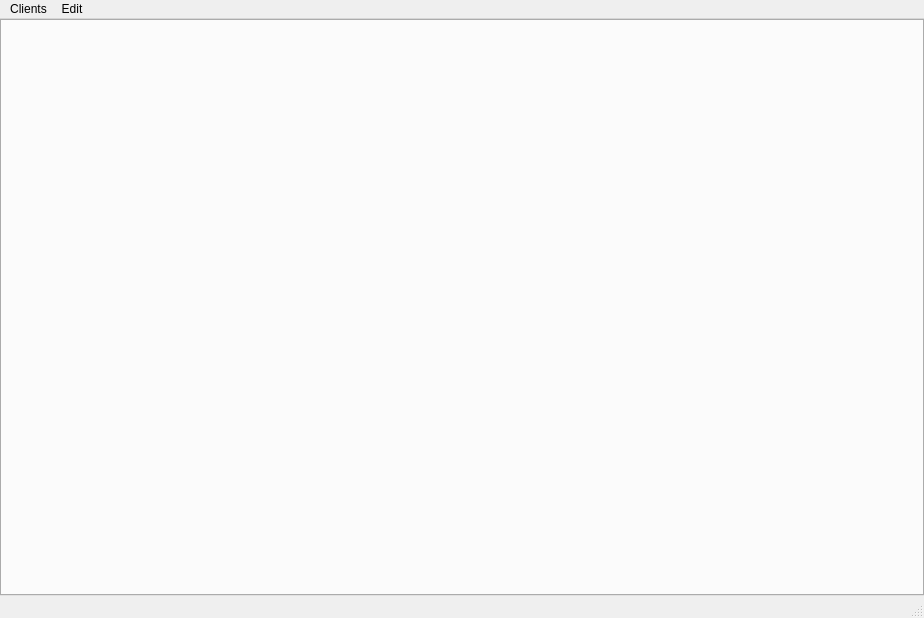
<?xml version="1.0" encoding="UTF-8"?>
<ui version="4.0">
 <class>MainWindow</class>
 <widget class="QMainWindow" name="MainWindow">
  <property name="geometry">
   <rect>
    <x>0</x>
    <y>0</y>
    <width>924</width>
    <height>618</height>
   </rect>
  </property>
  <property name="palette">
   <palette>
    <active>
     <colorrole role="Highlight">
      <brush brushstyle="SolidPattern">
       <color alpha="255">
        <red>47</red>
        <green>182</green>
        <blue>255</blue>
       </color>
      </brush>
     </colorrole>
     <colorrole role="HighlightedText">
      <brush brushstyle="SolidPattern">
       <color alpha="255">
        <red>0</red>
        <green>0</green>
        <blue>0</blue>
       </color>
      </brush>
     </colorrole>
    </active>
    <inactive>
     <colorrole role="Highlight">
      <brush brushstyle="SolidPattern">
       <color alpha="255">
        <red>47</red>
        <green>182</green>
        <blue>255</blue>
       </color>
      </brush>
     </colorrole>
     <colorrole role="HighlightedText">
      <brush brushstyle="SolidPattern">
       <color alpha="255">
        <red>0</red>
        <green>0</green>
        <blue>0</blue>
       </color>
      </brush>
     </colorrole>
    </inactive>
    <disabled>
     <colorrole role="Highlight">
      <brush brushstyle="SolidPattern">
       <color alpha="255">
        <red>29</red>
        <green>84</green>
        <blue>92</blue>
       </color>
      </brush>
     </colorrole>
     <colorrole role="HighlightedText">
      <brush brushstyle="SolidPattern">
       <color alpha="255">
        <red>0</red>
        <green>0</green>
        <blue>0</blue>
       </color>
      </brush>
     </colorrole>
    </disabled>
   </palette>
  </property>
  <property name="windowTitle">
   <string>MainWindow</string>
  </property>
  <property name="layoutDirection">
   <enum>Qt::LeftToRight</enum>
  </property>
  <property name="toolButtonStyle">
   <enum>Qt::ToolButtonFollowStyle</enum>
  </property>
  <property name="tabShape">
   <enum>QTabWidget::Rounded</enum>
  </property>
  <property name="dockOptions">
   <set>QMainWindow::AllowTabbedDocks|QMainWindow::AnimatedDocks</set>
  </property>
  <widget class="QWidget" name="centralwidget">
   <layout class="QGridLayout" name="gridLayout">
    <property name="leftMargin">
     <number>0</number>
    </property>
    <property name="topMargin">
     <number>0</number>
    </property>
    <property name="rightMargin">
     <number>0</number>
    </property>
    <property name="bottomMargin">
     <number>0</number>
    </property>
    <property name="spacing">
     <number>0</number>
    </property>
    <item row="0" column="0">
     <widget class="QTabWidget" name="sessionsTabWidget">
      <property name="tabPosition">
       <enum>QTabWidget::North</enum>
      </property>
      <property name="tabShape">
       <enum>QTabWidget::Rounded</enum>
      </property>
      <property name="currentIndex">
       <number>-1</number>
      </property>
      <property name="iconSize">
       <size>
        <width>8</width>
        <height>8</height>
       </size>
      </property>
      <property name="documentMode">
       <bool>false</bool>
      </property>
      <property name="tabsClosable">
       <bool>true</bool>
      </property>
      <property name="movable">
       <bool>true</bool>
      </property>
     </widget>
    </item>
   </layout>
  </widget>
  <widget class="QMenuBar" name="menubar">
   <property name="geometry">
    <rect>
     <x>0</x>
     <y>0</y>
     <width>924</width>
     <height>20</height>
    </rect>
   </property>
   <widget class="QMenu" name="menuClients">
    <property name="title">
     <string>Clients</string>
    </property>
    <addaction name="clientsActionNew"/>
    <addaction name="actionClose_all"/>
   </widget>
   <widget class="QMenu" name="menuConfigs">
    <property name="title">
     <string>Edit</string>
    </property>
    <addaction name="actionEditMessages"/>
    <addaction name="actionResponse_message_settings"/>
   </widget>
   <addaction name="menuClients"/>
   <addaction name="menuConfigs"/>
  </widget>
  <widget class="QStatusBar" name="statusbar"/>
  <action name="actionNew_2">
   <property name="text">
    <string>Load messages</string>
   </property>
  </action>
  <action name="actionSave_messages_2">
   <property name="text">
    <string>Save messages</string>
   </property>
  </action>
  <action name="actionExit_2">
   <property name="text">
    <string>Exit</string>
   </property>
  </action>
  <action name="clientsActionNew">
   <property name="text">
    <string>New</string>
   </property>
  </action>
  <action name="actionClose_all">
   <property name="text">
    <string>Close all</string>
   </property>
  </action>
  <action name="actionEditMessages">
   <property name="text">
    <string>Edit messages</string>
   </property>
  </action>
  <action name="actionCreate_multiple">
   <property name="text">
    <string>Create multiple</string>
   </property>
  </action>
  <action name="actionResponse_message_settings">
   <property name="text">
    <string>Response message settings</string>
   </property>
  </action>
 </widget>
 <resources/>
 <connections/>
</ui>
